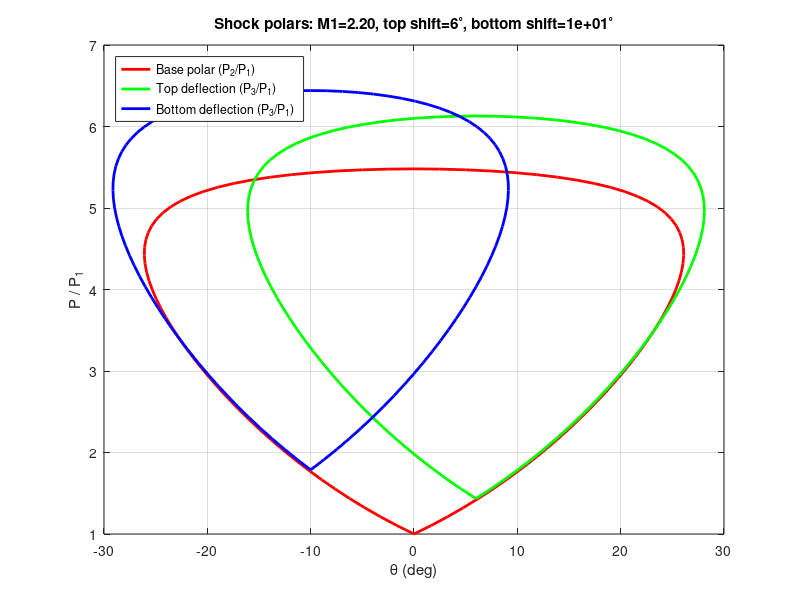

Write MATLAB code to recreate this figure.

clear; close all; clc;

% parameters
M1 = 2.2;
gamma = 1.4;
shift_plus_deg  = 6;   % top deflection
shift_minus_deg = 10;   % bottom deflection
N = 50;
epsv = 1e-8;

% --- base polar (M1) ---
beta = linspace(asin(1/M1), pi/2, N);
Mn1 = M1 .* sin(beta);
tan_theta = 2 .* cot(beta) .* (Mn1.^2 - 1) ./ (M1.^2 .* (gamma + cos(2.*beta)) + 2);
theta1_pos = atan(tan_theta) * 180/pi;         % positive branch (deg)
P2P1_pos = 1 + (2*gamma/(gamma+1)) .* (Mn1.^2 - 1);

theta_base = [-fliplr(theta1_pos), theta1_pos];
Pbase = [fliplr(P2P1_pos), P2P1_pos];

% --- compute top deflection (+shift) ---
[~, idx_plus] = min(abs(theta1_pos - shift_plus_deg));
beta_shock_plus = beta(idx_plus);
Mn1_s_plus = M1 * sin(beta_shock_plus);
P2P1_plus = 1 + (2*gamma/(gamma+1))*(Mn1_s_plus^2 - 1);

Mn2_after_plus = sqrt((1 + (gamma-1)/2 * Mn1_s_plus^2) / (gamma*Mn1_s_plus^2 - (gamma-1)/2));
M2_plus = Mn2_after_plus / sin(beta_shock_plus - deg2rad(shift_plus_deg));

beta2_plus = linspace(asin(1/M2_plus)+epsv, pi/2-epsv, N);
Mn2_plus = M2_plus .* sin(beta2_plus);
tan_theta2_plus = 2 .* cot(beta2_plus) .* (Mn2_plus.^2 - 1) ./ (M2_plus.^2 .* (gamma + cos(2.*beta2_plus)) + 2);
theta2_pos_plus = atan(tan_theta2_plus) * 180/pi;
P3P2_plus = 1 + (2*gamma/(gamma+1)) .* (Mn2_plus.^2 - 1);

theta_plus_full = [-fliplr(theta2_pos_plus), theta2_pos_plus] + shift_plus_deg;
P_plus_full = [fliplr(P3P2_plus), P3P2_plus] * P2P1_plus;

% --- compute bottom deflection (-shift) ---
[~, idx_minus] = min(abs(theta1_pos - shift_minus_deg));
beta_shock_minus = beta(idx_minus);
Mn1_s_minus = M1 * sin(beta_shock_minus);
P2P1_minus = 1 + (2*gamma/(gamma+1))*(Mn1_s_minus^2 - 1);

Mn2_after_minus = sqrt((1 + (gamma-1)/2 * Mn1_s_minus^2) / (gamma*Mn1_s_minus^2 - (gamma-1)/2));
M2_minus = Mn2_after_minus / sin(beta_shock_minus - deg2rad(shift_minus_deg));

beta2_minus = linspace(asin(1/M2_minus)+epsv, pi/2-epsv, N);
Mn2_minus = M2_minus .* sin(beta2_minus);
tan_theta2_minus = 2 .* cot(beta2_minus) .* (Mn2_minus.^2 - 1) ./ (M2_minus.^2 .* (gamma + cos(2.*beta2_minus)) + 2);
theta2_pos_minus = atan(tan_theta2_minus) * 180/pi;
P3P2_minus = 1 + (2*gamma/(gamma+1)) .* (Mn2_minus.^2 - 1);

theta_minus_full = [-fliplr(theta2_pos_minus), theta2_pos_minus] - shift_minus_deg;
P_minus_full = [fliplr(P3P2_minus), P3P2_minus] * P2P1_minus;

% --- plot ---
figure('Units','normalized','Position',[0.12 0.12 0.6 0.6]); hold on; box on; grid on;
plot(theta_base, Pbase, 'r-', 'LineWidth', 2);        
plot(theta_plus_full,  P_plus_full, 'g-', 'LineWidth', 2);       
plot(theta_minus_full, P_minus_full, 'b-', 'LineWidth', 2);      
xlabel('\theta (deg)');
ylabel('P / P_1');
title(sprintf('Shock polars: M1=%.2f, top shift=%.g^\\circ, bottom shift=%.g^\\circ', M1, shift_plus_deg, shift_minus_deg));
%xlim([-10 10]);
%ylim([1 max([P_plus_full P_minus_full])*1.05]);
set(gcf,'color','w');
legend('Base polar (P_2/P_1)','Top deflection (P_3/P_1)','Bottom deflection (P_3/P_1)','Location','northwest');
